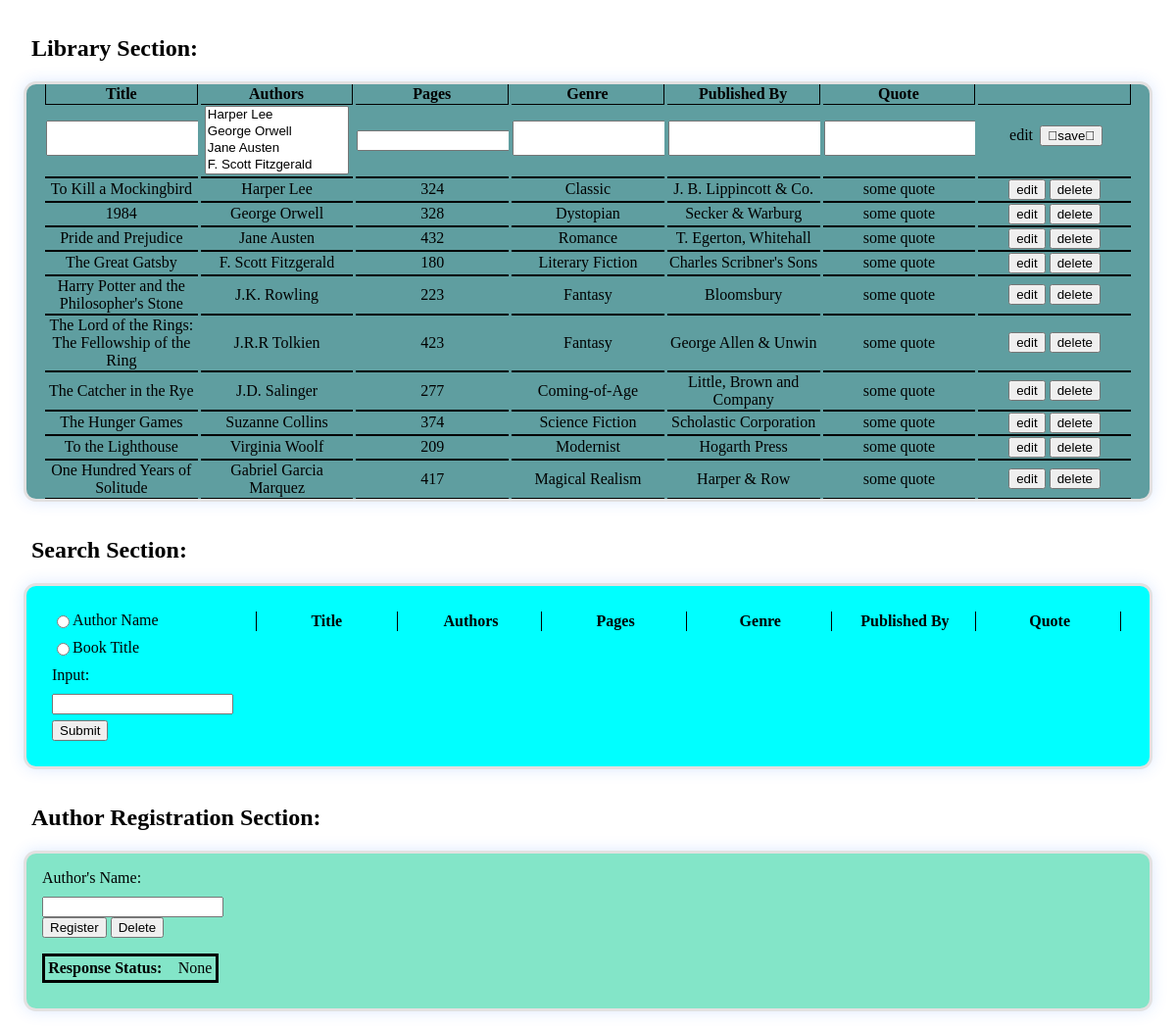
Before: /testapp/ with the older database file.
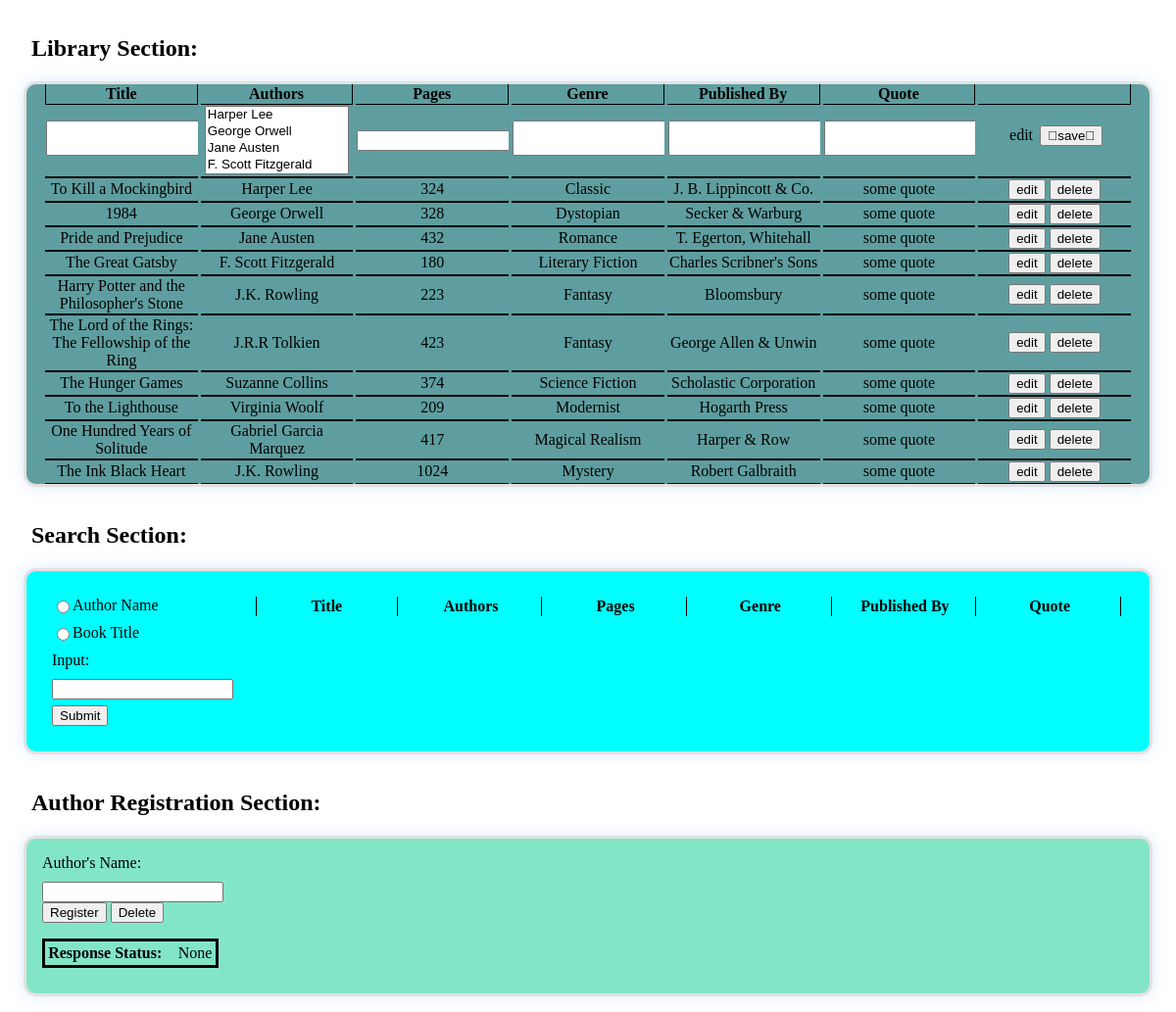
After: the same page with the newer database file.
### testapp/models.py (models this page shows, shortened)
class Book(models.Model):
    title = models.CharField(max_length=100, blank=False, unique=True)
    authors = models.ManyToManyField(Author, related_name="books")
    pages = models.IntegerField(validators=[MinValueValidator(1)]) # MinVal == 1
    genre = models.CharField(max_length=50, blank=False)
    published_by = models.CharField(max_length=100, blank=False)
    quote = models.CharField(max_length=200, blank=False)

class Author(models.Model):
    name = models.CharField(max_length=100, blank=False, unique=True)
    def __str__(self):
        return self.name

### testapp/views.py (the view, shortened to what this page needs)
# urls.py: path('', views.loadNsearchFunc, name="loadNsearchFunc"),
def loadNsearchFunc(request):
    context = {}
    books = Book.objects.all()
    context['books'] = books
    context['title'] = 'Home'
    context['trgtBooks'] = []
    context['authorRegStatus'] = request.session.get('authorRegStatus')
    context['editBookId'] = ''
    context['editBookId'] = -1
    if request.session.get('editBookId') != -1 and request.session.get('editBookId') != None: #case --> Edit btn clicked
        print(request.session.get('editBookId'))
        bothEditVals = request.session.get('editBookId').split()
        oldEdit = int(bothEditVals[0])
        newEdit = int(bothEditVals[1])
        if oldEdit != newEdit: # Populate Form
            context['editBookId'] = newEdit
            editBook = Book.objects.get(pk=newEdit)
            context['form'] = NewBookForm(instance=editBook)
        else:
            context['form'] = NewBookForm()
    else:
        context['form'] = NewBookForm()
    print("Edit Book:", context['editBookId'])
    return render(request, 'home.html', context)

### testapp/forms.py
class NewBookForm(forms.ModelForm):
    title = forms.CharField(widget=forms.Textarea(attrs={"cols": 0, "rows": 0}))
    authors = forms.ModelMultipleChoiceField(queryset=Author.objects.all())
    pages = forms.IntegerField()
    genre = forms.CharField(widget=forms.Textarea(attrs={"cols": 0, "rows": 0}))
    published_by = forms.CharField(widget=forms.Textarea(attrs={"cols": 0, "rows": 0}))
    quote = forms.CharField(widget=forms.Textarea(attrs={"cols": 0, "rows": 0}))
    class Meta:
        model = Book
        exclude = ()

### testapp/templates/home.html (shortened to what the changed rows need)
<!DOCTYPE html>
<html>
    <head>
        <link rel="stylesheet" href="../static/home.css">
    </head>
    <body>
        <h2>Library Section:</h2>
        <div class="upper-container">
            <table class="home-table">
                <form method="post" action="{% url 'saveFunc' %}">
                    <tr>
                        <th class="homet-headers0">Title</th>
                        <th class="homet-headers">Authors</th>
                        <th class="homet-headers">Pages</th>
                        <th class="homet-headers">Genre</th>
                        <th class="homet-headers">Published By</th>
                        <th class="homet-headers">Quote</th>
                        <th class="homet-headers"></th>
                    </tr>
                    <tr class="homet-forms">
                        {%for field in form%}
                            <td>{{field}}</td>
                        {%endfor%}
                        <td>
                            {% if  editBookId == -1 %}
                                <label class="upper-edit-indicator">edit</label>
                                <button class="upper-save-btn" name="save">&#20;save&#20;</button>
                            {% else %}
                                <label class="upper-edit-indicator active-edit">edit</label>
                                <button class="upper-save-btn" name="edit-save">&#20;save&#20;</button>
                            {% endif %}
                        </td>
                    </tr>
                </form>
                <form method="post" action="{% url 'deleteFunc' %}">
                    {%for book in books%}
                    <tr>
                        <td>{{book.title}}</td>
                        <td>
                            {% for author in book.authors.all %}
                                {{author.name}}
                            {% endfor %}
                        </td>
                        <td>{{book.pages}}</td>
                        <td>{{book.genre}}</td>
                        <td>{{book.published_by}}</td>
                        <td>{{book.quote}}</td>
                        <td>
                            {% if  book.id == editBookId %}
                                <button class="active-edit" value=" {{editBookId}} {{book.id}}" formnovalidate name="edit">edit</button>
                            {% else %}
                                <button value=" {{editBookId}} {{book.id}}" formnovalidate name="edit">edit</button>
                            {% endif %}
                            <button value="{{book.id}}" formnovalidate name="delete">delete</button>
                        </td>
                    </tr>
                    {%endfor%}
                </form>
            </table>
        </div>
        <h2>Search Section:</h2>
        <div class="middle-container">
            <div class="column">
                <table class="table-container">
                    <thead>
                        <tr>
                        <th class="homet-headers0">Title</th>
                        <th class="homet-headers">Authors</th>
                        <th class="homet-headers">Pages</th>
                        <th class="homet-headers">Genre</th>
                        <th class="homet-headers">Published By</th>
                        <th class="homet-headers">Quote</th>
                        </tr>
                    </thead>
                </table>
            </div>
        </div>
        <h2>Author Registration Section:</h2>
    </body>
</html>

Changed rows visible on the page:
removed Book: title "The Catcher in the Rye", pages "277", genre "Coming-of-Age", published_by "Little, Brown and Company", quote "some quote", {{ editBookId }} -1 (drawn), {{ book.id }} 14 (drawn)
no longer on this page (row unchanged): Author: name "J.D. Salinger", shown under "The Catcher in the Rye"
added Book: title "The Ink Black Heart", pages "1024", genre "Mystery", published_by "Robert Galbraith", quote "some quote", {{ editBookId }} -1 (drawn), {{ book.id }} 19 (drawn), Author (name "J.K. Rowling")
